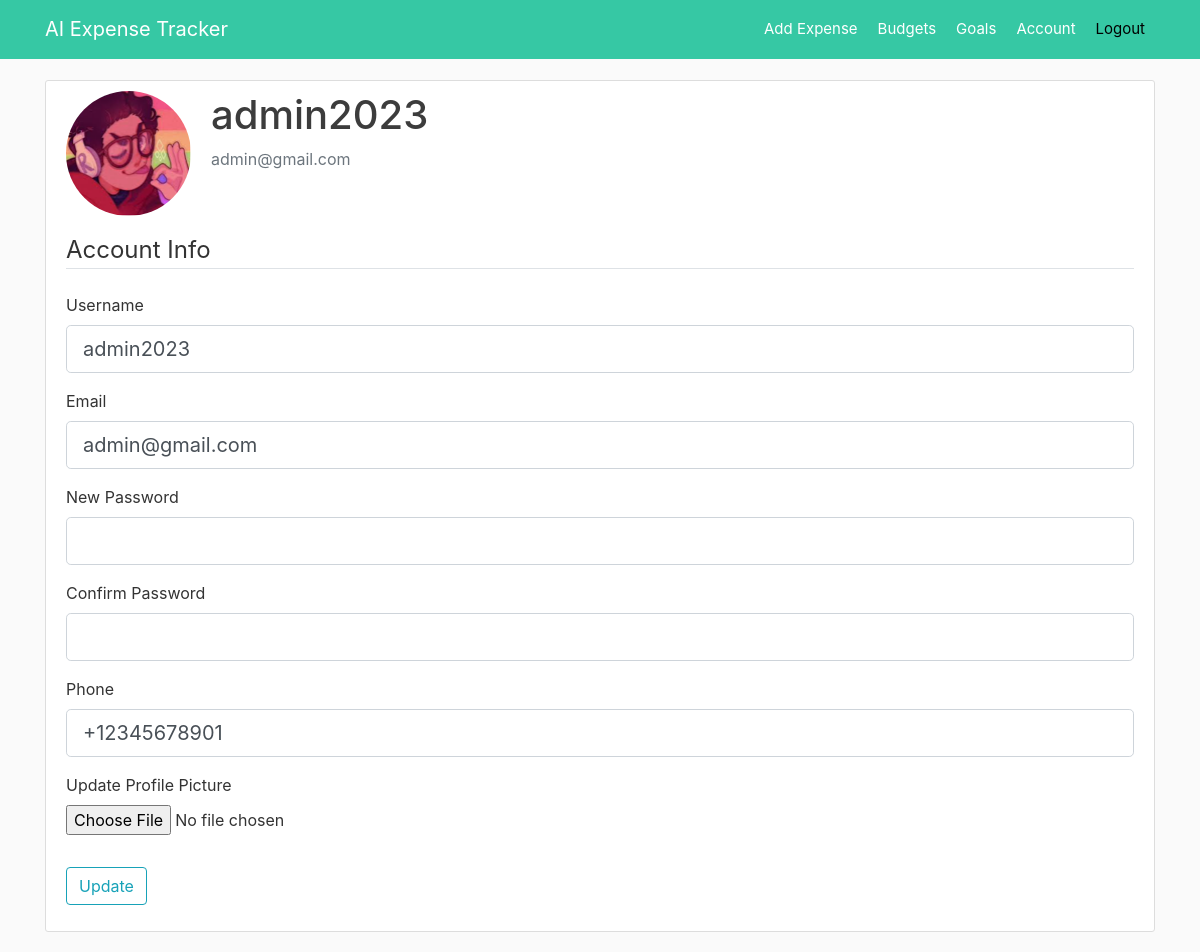
Page /account (signed in) on the committed database.
### app/models.py (models this page shows, shortened)
class User(db.Model, UserMixin):
    id = db.Column(db.Integer, primary_key=True)  # id for each User
    username = db.Column(db.String(20), unique=True, nullable=False)
    email = db.Column(db.String(120), unique=True, nullable=False)
    image_file = db.Column(db.String(50), nullable=False,
                           default='default.jpg')
    password = db.Column(db.String(100), nullable=False)
    phone = db.Column(db.Integer, unique=True, nullable=False)
    expenses = db.relationship('Expense', backref='user', lazy=True)
    goals = db.relationship('Goal', backref='user', lazy=True)
    budgets = db.relationship('Budget', backref='user', lazy=True)

### app/users/routes.py (the view)
@users.route("/account", methods=['GET', 'POST'])
@login_required
def account():
    form = UpdateAccountForm()
    if form.validate_on_submit():
        if form.picture.data:
            picture_file = save_picture(form.picture.data)
            current_user.image_file = picture_file
        if form.new_password.data:
            hashed_pw = bcrypt.generate_password_hash(
                form.new_password.data).decode('utf-8')
            current_user.password = hashed_pw
        current_user.username = form.username.data
        current_user.email = form.email.data
        current_user.phone = form.phone.data
        db.session.commit()
        flash('Your account has been updated!', 'success')
        return redirect(url_for('users.account'))
    elif request.method == 'GET':
        form.username.data = current_user.username
        form.email.data = current_user.email
        form.phone.data = send_sms_to()
    image_file = url_for(
        'static', filename='images/' + current_user.image_file)
    return render_template('account.html', title='Account', form=form, image_file=image_file)

### app/users/forms.py (shortened to what this page needs)
class UpdateAccountForm(FlaskForm):
    username = StringField('Username',
                           validators=[Length(min=5, max=21)])
    email = StringField('Email',
                        validators=[Email()])
    new_password = PasswordField('New Password')
    confirm_password = PasswordField('Confirm Password', validators=[
                                     EqualTo('new_password')])
    phone = StringField('Phone')
    picture = FileField('Update Profile Picture', validators=[
                        FileAllowed(['jpg', 'png'])])
    submit = SubmitField('Update')

### app/models.py (called while the page is built)
@login_manager.user_loader
def load_user(user_id):
    return User.query.get(int(user_id))

### app/users/utils.py (called while the page is built)
def send_sms_to() -> str:
    return "+{}".format(current_user.phone)

### app/templates/account.html (shortened to what this page needs)
{% extends "layout.html" %}
{% block content %}
    <div class="content-section">
      <div class="media">
        <img class="rounded-circle account-img" src="{{ image_file }}">
        <div class="media-body">
          <h2 class="account-heading">{{ current_user.username }}</h2>
          <p class="text-secondary">{{ current_user.email }}</p>
        </div>
      </div>
      <form method="POST" action="" enctype="multipart/form-data">
        <fieldset class="form-group">
            <legend class="border-bottom mb-4">Account Info</legend>
            <div class="form-group">
                {{ form.username.label(class="form-control-label") }}
                {% if form.username.errors %}
                    {{ form.username(class="form-control form-control-lg is-invalid") }}
                    <div class="invalid-feedback">
                        {% for error in form.username.errors %}
                            <span style="color:red">{{ error }}</span>
                        {% endfor %}
                    </div>
                {% else %}
                    {{ form.username(class="form-control form-control-lg") }}
                {% endif %}
            </div>
            <div class="form-group">
                {{ form.email.label(class="form-control-label") }}
                {% if form.email.errors %}
                    {{ form.email(class="form-control form-control-lg is-invalid") }}
                    <div class="invalid-feedback">
                        {% for error in form.email.errors %}
                            <span style="color:red">{{ error }}</span>
                        {% endfor %}
                    </div>
                {% else %}
                    {{ form.email(class="form-control form-control-lg") }}
                {% endif %}
            </div>
            <div class="form-group">
                {{ form.new_password.label(class="form-control-label") }}
                {% if form.new_password.errors %}
                    {{ form.new_password(class="form-control form-control-lg is-invalid") }}
                    <div class="invalid-feedback">
                        {% for error in form.password.errors %}
                            <span style="color:red">{{ error }}</span>
                        {% endfor %}
                    </div>
                {% else %}
                    {{ form.new_password(class="form-control form-control-lg") }}
                {% endif %}
            </div>
            <div class="form-group">
                {{ form.confirm_password.label(class="form-control-label") }}
                {% if form.confirm_password.errors %}
                    {{ form.confirm_password(class="form-control form-control-lg is-invalid") }}
                    <div class="invalid-feedback">
                        {% for error in form.confirm_password.errors %}
                            <span style="color:red">{{ error }}</span>
                        {% endfor %}
                    </div>
                {% else %}
                    {{ form.confirm_password(class="form-control form-control-lg") }}
                {% endif %}
            </div>
            <div class="form-group">
                {{ form.phone.label(class="form-control-label") }}
                {% if form.phone.errors %}
                    {{ form.phone(class="form-control form-control-lg is-invalid") }}
                    <div class="invalid-feedback">
                        {% for error in form.phone.errors %}
                            <span style="color:red">{{ error }}</span>
                        {% endfor %}
                    </div>
                {% else %}
                    {{ form.phone(class="form-control form-control-lg") }}
                {% endif %}
            </div>
            <div class="form-group">
                {{ form.picture.label() }}
                {{ form.picture(class="form-control-file") }}
            </div>
        </fieldset>
        <div class="form-group">
            {{ form.submit(class="btn btn-outline-info") }}
        </div>
    </form>
    </div>
{% endblock content %}

### app/static/main.css (style rules this page uses)
body { background: #fafafa; color: #333333; margin-top: 5rem; }
h2, h3, h4, h5, h6 { color: #3c3c3c; }
*, *:before, *:after { box-sizing: border-box; }
.content-section { background: #ffffff; padding: 10px 20px; border: 1px solid #dddddd; border-radius: 3px; margin-top: 35px; margin-bottom: 20px; }
.account-img { height: 125px; width: 125px; margin-right: 20px; margin-bottom: 16px; }
.account-heading { font-size: 2.5rem; }

### rows in the picture
User: username "admin2023", email "admin@gmail.com", phone "+12345678901"
